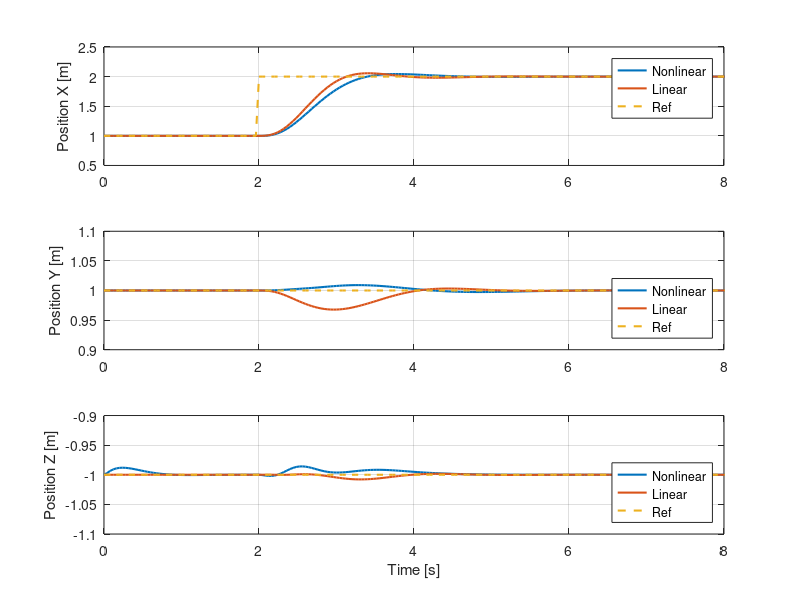
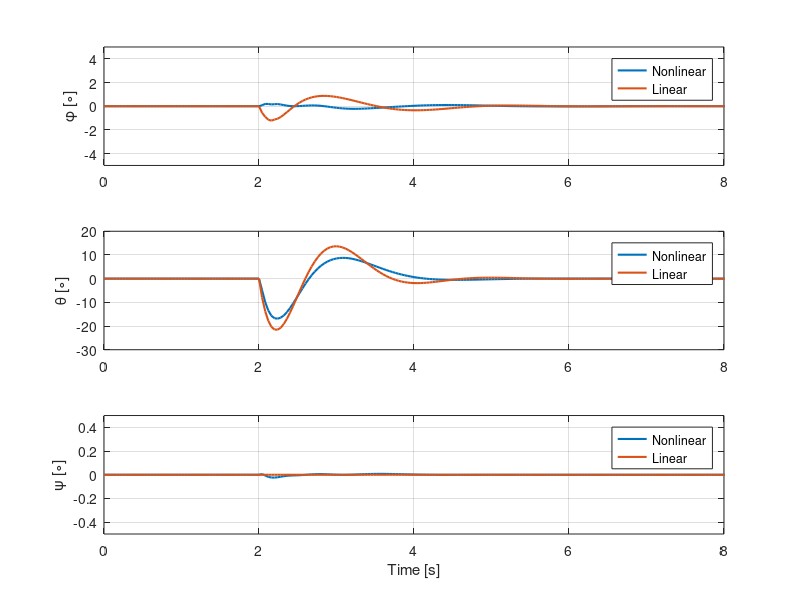

Write MATLAB code to recreate these figures, in order. (Note: this script raises an error after producing the figures.)
clear;
close all;
clc;

%% Load variables: Nonlinear controller
load("Nonlinear_stepX.mat")

% Common variables
r = r_out.';
T_eq = param.nrotor_vehicle_mass_true*param.g;

start_time = 2;
sim_time = start_time + run_time;

time = 0:param.sample_time_measurements_full_state:sim_time;

% Specific variables
u_nl = [total_thrust_cmd body_rates_cmd].';

x_state_nl = full_state_act(:,1:9).';

x_nl = x_state_nl(1,:);
y_nl = x_state_nl(2,:);
z_nl = x_state_nl(3,:);

roll_nl = x_state_nl(7,:)*180/pi;
pitch_nl = x_state_nl(8,:)*180/pi;
yaw_nl = x_state_nl(9,:)*180/pi;

time_comp_nl = solve_time_out;

%% Load variables: Linear controller
load("Linear_stepX.mat")

% Specific variables
u_l = [total_thrust_cmd body_rates_cmd].';

x_state_l = full_state_act(:,1:9).';

x_l = x_state_l(1,:);
y_l= x_state_l(2,:);
z_l = x_state_l(3,:);

roll_l = x_state_l(7,:)*180/pi;
pitch_l = x_state_l(8,:)*180/pi;
yaw_l = x_state_l(9,:)*180/pi;

time_comp_nl = solve_time_out;

% Remove unnecessary variables
clear total_thrust_cmd body_rates_cmd full_state_meas full_state_act...
    run_time param r_out Tini solve_time_out start_time

%% Plots

% % Positions
% f_pos = figure();
% f_pos.Position = [50 100 1450 450];
% t_pos = tiledlayout(1,3,'TileSpacing','tight','Padding','tight');
% title(t_pos,'Positions','FontWeight','bold')
% 
% nexttile
% plot(time, x_nl)
% hold on
% plot(time, x_l)
% hold on
% plot(time, r(1,:))
% ylabel('X [m]') 
% xlabel('Time [s]')
% legend('Nonlinear','Linear','ref','Location','best')
% grid on
% 
% nexttile
% plot(time, y_nl)
% hold on
% plot(time, y_l)
% hold on
% plot(time, r(2,:))
% ylabel('Y [m]') 
% xlabel('Time [s]')
% legend('Nonlinear','Linear','ref','Location','best')
% grid on
% 
% nexttile
% plot(time, z_nl)
% hold on
% plot(time, z_l)
% hold on
% plot(time, r(3,:))
% ylabel('Z [m]') 
% xlabel('Time [s]')
% legend('Nonlinear','Linear','ref','Location','best')
% grid on


% % Euler Angles
% f_ang = figure();
% f_ang.Position = [50 100 1450 600];
% t_ang = tiledlayout(1,3,'TileSpacing','tight','Padding','tight');
% title(t_ang,'Euler Angles','FontWeight','bold')
% 
% nexttile
% plot(time, roll_nl)
% hold on
% plot(time, roll_l)
% ylabel('Phi [º]') 
% xlabel('Time [s]')
% legend('Nonlinear','Linear','Location','best')
% grid on
% 
% nexttile
% plot(time, pitch_nl)
% hold on
% plot(time, pitch_l)
% ylabel('Theta [º]') 
% xlabel('Time [s]')
% legend('Nonlinear','Linear','Location','best')
% grid on
% 
% nexttile
% plot(time, yaw_nl)
% hold on
% plot(time, yaw_l)
% ylabel('Psi [º]') 
% xlabel('Time [s]')
% legend('Nonlinear','Linear','Location','best')
% grid on
% 
% 
% % Thrust
% figure()
% plot(time, u_nl(1,:))
% hold on
% plot(time, u_l(1,:))
% hold on
% plot(time, T_eq*ones(1,length(time)), '--')
% ylabel('T [N]') 
% xlabel('Time [s]')
% legend('Nonlinear','Linear','ref','Location','best')
% grid on


% % Position XY
% myFigure1 = figure();
% plot(time, x_nl, 'LineWidth',1.5)
% hold on
% plot(time, x_l, 'LineWidth',1.5)
% hold on
% plot(time, r(1,:), '--', 'LineWidth',1.5)
% hold on
% plot(time, y_nl, 'LineWidth',1.5)
% hold on
% plot(time, y_l, 'LineWidth',1.5)
% hold on
% plot(time, r(2,:), '--', 'LineWidth',1.5)
% ylabel('Position [m]') 
% xlabel('Time [s]')
% legend('X_{nonlinear}','X_{linear}','X_{ref}','Y_{nonlinear}','Y_{linear}','Y_{ref}','Location','east')
% grid on
% xlim([0 8])
% 
% 
% % Position Z
% myFigure2 = figure();
% plot(time, z_nl, 'LineWidth',1.5)
% hold on
% plot(time, z_l, 'LineWidth',1.5)
% hold on
% plot(time, r(3,:), '--', 'LineWidth',1.5)
% ylabel('Position Z [m]') 
% xlabel('Time [s]')
% legend('Nonlinear','Linear','ref','Location','best')
% ylim([-1.2 -0.8])
% xlim([0 8])
% grid on
% 
% % Euler Angles
% myFigure3 = figure();
% plot(time, roll_nl, 'LineWidth',1.5)
% hold on
% plot(time, roll_l, 'LineWidth',1.5)
% hold on
% plot(time, pitch_nl, 'LineWidth',1.5)
% hold on
% plot(time, pitch_l, 'LineWidth',1.5)
% hold on
% plot(time, yaw_nl, 'LineWidth',1.5)
% hold on
% plot(time, yaw_l, 'LineWidth',1.5)
% ylabel('Euler Angles [\circ]') 
% xlabel('Time [s]')
% legend('\phi_{nonlinear}','\phi_{linear}','\theta_{nonlinear}','\theta_{linear}','\psi_{nonlinear}','\psi_{linear}','Location','best')
% grid on
% xlim([0 8])


% saveFigAsPDF(myFigure1,'Figures_PDF/XY_stepX_model2');
% saveFigAsPDF(myFigure2,'Figures_PDF/Z_stepX_model2');
% saveFigAsPDF(myFigure3,'Figures_PDF/Euler_stepX_model2');


% Position XYZ
myFigure4= figure();

subplot(3,1,1)
plot(time, x_nl, 'LineWidth',1.5)
hold on
plot(time, x_l, 'LineWidth',1.5)
hold on
plot(time, r(1,:), '--', 'LineWidth',1.5)
ylabel('Position X [m]') 
xlim([0 8])
ylim([0.5 2.5])
legend('Nonlinear','Linear','Ref','Location','best')
grid on

subplot(3,1,2)
plot(time, y_nl, 'LineWidth',1.5)
hold on
plot(time, y_l, 'LineWidth',1.5)
hold on
plot(time, r(2,:), '--', 'LineWidth',1.5)
ylabel('Position Y [m]') 
xlim([0 8])
ylim([0.9 1.1])
legend('Nonlinear','Linear','Ref','Location','southeast')
grid on

subplot(3,1,3)
plot(time, z_nl, 'LineWidth',1.5)
hold on
plot(time, z_l, 'LineWidth',1.5)
hold on
plot(time, r(3,:), '--', 'LineWidth',1.5)
ylabel('Position Z [m]') 
xlabel('Time [s]')
xlim([0 8])
ylim([-1.1 -0.9])
legend('Nonlinear','Linear','Ref','Location','southeast')
grid on

% Euler Angles
myFigure5= figure();

subplot(3,1,1)
plot(time, roll_nl, 'LineWidth',1.5)
hold on
plot(time, roll_l, 'LineWidth',1.5)
ylabel('\phi [\circ]') 
legend('Nonlinear','Linear','Location','northeast')
grid on
xlim([0 8])
ylim([-5 5])

subplot(3,1,2)
plot(time, pitch_nl, 'LineWidth',1.5)
hold on
plot(time, pitch_l, 'LineWidth',1.5)
ylabel('\theta [\circ]') 
legend('Nonlinear','Linear','Location','northeast')
grid on
xlim([0 8])

subplot(3,1,3)
plot(time, yaw_nl, 'LineWidth',1.5)
hold on
plot(time, yaw_l, 'LineWidth',1.5)
ylabel('\psi [\circ]') 
xlabel('Time [s]')
legend('Nonlinear','Linear','Location','northeast')
grid on
xlim([0 8])
ylim([-0.5 0.5])

saveFigAsPDF(myFigure4,'Figures_PDF/Position_stepX_model2');
saveFigAsPDF(myFigure5,'Figures_PDF/Orientation_stepX_model2');
